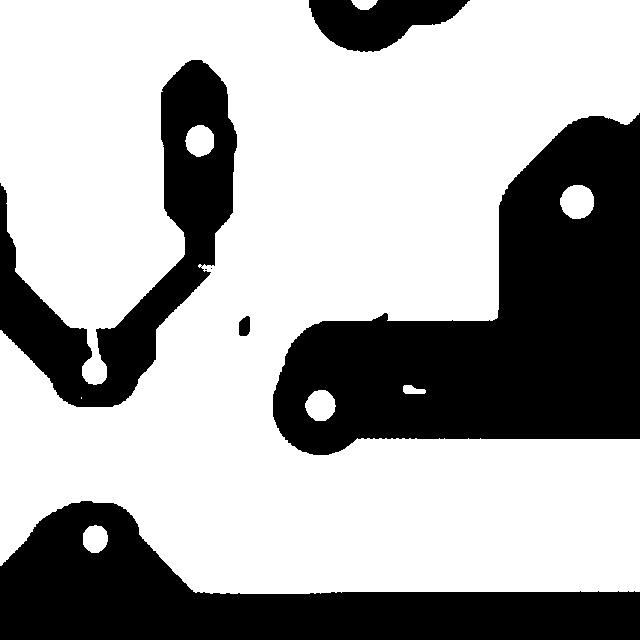
#> input picture apps/circuit-ai/assets/samples/curated/deeppcb_00041200_test.jpg, 640 x 640 px
$ python defect_detector.py ../../apps/circuit-ai/assets/samples/curated/deeppcb_00041200_test.jpg
#> lines starting #> are read from the running program, lines starting #| are printed output that depends on the picture; after the words box and inside, x2 and y2 are one past the last pixel; in counts of white or black regions, pixels touching at a corner belong together
"""
Defect Detection Module for PCB Inspection

Detects solder defects, component damage, substrate issues, and electrical hazards.
Supports YOLOv8 model + classical CV fallback for robustness.

Author: Dum-E Vision System
Version: 1.0.0
"""

import cv2
import numpy as np
import logging
from dataclasses import dataclass
from typing import List, Dict, Any, Tuple, Optional
from pathlib import Path

logger = logging.getLogger(__name__)


@dataclass
class DefectDetection:
    """Single defect detection result"""
    defect_type: str
    bbox: List[int]  # [x1, y1, x2, y2]
    confidence: float
    severity: float  # 0.0-1.0 (0=minor, 1=critical)
    component_id: Optional[str] = None
    description: str = ""
    repair_action: str = ""
    metadata: Dict[str, Any] = None

    def __post_init__(self):
        if self.metadata is None:
            self.metadata = {}


class DefectDetector:
    """
    Multi-modal PCB defect detector.

    Detects:
    - Solder defects (cold joints, bridges, insufficient, excess, tombstoning)
    - Component damage (cracks, burns, misalignment)
    - PCB substrate issues (broken traces, delamination, corrosion)
    - Electrical hazards (shorts, opens, ESD damage)
    """

    # Defect type definitions
    SOLDER_DEFECTS = [
        "cold_joint", "solder_bridge", "insufficient_solder",
        "excess_solder", "tombstoning"
    ]

    COMPONENT_DEFECTS = [
        "cracked_component", "burnt_component", "missing_component",
        "misaligned_component"
    ]

    SUBSTRATE_DEFECTS = [
        "broken_trace", "delamination", "corrosion", "contamination"
    ]

    ELECTRICAL_DEFECTS = [
        "short_circuit", "open_circuit", "esd_damage"
    ]

    def __init__(self, model_path: Optional[str] = None, use_classical_fallback: bool = True):
        """
        Initialize defect detector.

        Args:
            model_path: Path to trained YOLOv8 defect detection model (optional)
            use_classical_fallback: Enable classical CV methods if model fails
        """
        self.model = None
        self.use_classical_fallback = use_classical_fallback

        if model_path and Path(model_path).exists():
            try:
                from ultralytics import YOLO
                self.model = YOLO(model_path)
                logger.info(f"Loaded YOLO defect model: {model_path}")
            except Exception as e:
                logger.warning(f"Failed to load YOLO model: {e}. Using classical CV only.")
        else:
            logger.info("No YOLO model provided. Using classical CV detection.")

    def detect_defects(
        self,
        image: np.ndarray,
        component_detections: Optional[List[Dict]] = None,
        confidence_threshold: float = 0.5
    ) -> List[DefectDetection]:
        """
        Detect all defects in PCB image.

        Args:
            image: Input PCB image (BGR format)
            component_detections: Optional list of detected components for context
            confidence_threshold: Minimum confidence for YOLO detections

        Returns:
            List of DefectDetection objects
        """
        defects = []

        # Try YOLO model first
        if self.model is not None:
            try:
                yolo_defects = self._detect_with_yolo(image, confidence_threshold)
                defects.extend(yolo_defects)
                logger.debug(f"YOLO detected {len(yolo_defects)} defects")
            except Exception as e:
                logger.error(f"YOLO detection failed: {e}")

        # Classical CV detection (always run as supplement or fallback)
        if self.use_classical_fallback or self.model is None:
            classical_defects = self._detect_with_classical_cv(image, component_detections)
            defects.extend(classical_defects)
            logger.debug(f"Classical CV detected {len(classical_defects)} defects")

        # Remove duplicates (same defect detected by multiple methods)
        defects = self._deduplicate_detections(defects)

        logger.info(f"Total defects detected: {len(defects)}")
        return defects

    # [25 lines left out: function _detect_with_yolo, not called in this run]

    def _detect_with_classical_cv(
        self,
        image: np.ndarray,
        component_detections: Optional[List[Dict]] = None
    ) -> List[DefectDetection]:
        """Classical computer vision defect detection"""
        defects = []

        # Convert to different color spaces for analysis
        gray = cv2.cvtColor(image, cv2.COLOR_BGR2GRAY)
        hsv = cv2.cvtColor(image, cv2.COLOR_BGR2HSV)

        # Detect solder bridges (metallic bridges between pads)
        bridges = self._detect_solder_bridges(image, hsv)
        defects.extend(bridges)

        # Detect burns (dark charred areas)
        burns = self._detect_burns(image, hsv)
        defects.extend(burns)

        # Detect corrosion (green oxidation)
        corrosion = self._detect_corrosion(image, hsv)
        defects.extend(corrosion)

        # Detect broken traces (discontinuities in copper paths)
        broken_traces = self._detect_broken_traces(gray)
        defects.extend(broken_traces)

        # Detect missing components (if we have expected locations)
        if component_detections:
            missing = self._detect_missing_components(image, component_detections)
            defects.extend(missing)

        return defects

    def _detect_solder_bridges(self, image: np.ndarray, hsv: np.ndarray) -> List[DefectDetection]:
        """Detect solder bridges (shorts) between pads"""
        defects = []

        # Silver/metallic color range for solder
        lower_silver = np.array([0, 0, 150])
        upper_silver = np.array([180, 50, 255])

        mask = cv2.inRange(hsv, lower_silver, upper_silver)

        # Morphological operations to find bridges
        kernel = cv2.getStructuringElement(cv2.MORPH_RECT, (3, 1))
        bridges = cv2.morphologyEx(mask, cv2.MORPH_CLOSE, kernel, iterations=2)

        # Find connected components
        contours, _ = cv2.findContours(bridges, cv2.RETR_EXTERNAL, cv2.CHAIN_APPROX_SIMPLE)

        for cnt in contours:
            area = cv2.contourArea(cnt)

            # Filter by size (bridges are thin and elongated)
            if area < 10 or area > 500:
                continue

            x, y, w, h = cv2.boundingRect(cnt)
            aspect_ratio = max(w, h) / (min(w, h) + 1e-6)

            # Bridges are elongated (high aspect ratio)
            if aspect_ratio > 3.0:
                # Calculate confidence based on feature strength
                confidence = self._calculate_classical_confidence(
                    aspect_ratio=aspect_ratio,
                    area=area,
                    expected_aspect_min=3.0,
                    expected_aspect_max=15.0,
                    expected_area_min=15,
                    expected_area_max=300
                )

                defects.append(DefectDetection(
                    defect_type="solder_bridge",
                    bbox=[x, y, x + w, y + h],
                    confidence=confidence,
                    severity=0.9,  # Critical - causes shorts
                    description=f"Solder bridge detected (aspect ratio: {aspect_ratio:.1f})",
                    repair_action="Remove excess solder with desoldering wick",
                    metadata={"detector": "classical_cv", "area": area, "aspect_ratio": aspect_ratio}
                ))

        return defects

    def _detect_burns(self, image: np.ndarray, hsv: np.ndarray) -> List[DefectDetection]:
        """Detect burnt/charred components"""
        defects = []

        # Dark brown/black color range for burns
        lower_burn = np.array([0, 0, 0])
        upper_burn = np.array([180, 255, 80])

        mask = cv2.inRange(hsv, lower_burn, upper_burn)

        # Remove noise
        kernel = cv2.getStructuringElement(cv2.MORPH_ELLIPSE, (5, 5))
        mask = cv2.morphologyEx(mask, cv2.MORPH_OPEN, kernel)

        contours, _ = cv2.findContours(mask, cv2.RETR_EXTERNAL, cv2.CHAIN_APPROX_SIMPLE)

        for cnt in contours:
            area = cv2.contourArea(cnt)

            if area < 50 or area > 5000:
                continue

            x, y, w, h = cv2.boundingRect(cnt)

            # Check if area is actually dark (not just shadow)
            roi = image[y:y+h, x:x+w]
            mean_intensity = cv2.mean(cv2.cvtColor(roi, cv2.COLOR_BGR2GRAY))[0]

            if mean_intensity < 60:  # Very dark
                # Calculate confidence: darker = more confident it's a burn
                # Intensity 0-30 = high confidence, 30-60 = lower confidence
                intensity_confidence = max(0.5, 1.0 - (mean_intensity / 60.0) * 0.5)
                # Area in expected range boosts confidence
                area_confidence = 1.0 if 100 < area < 2000 else 0.8
                confidence = min(0.95, intensity_confidence * area_confidence)

                defects.append(DefectDetection(
                    defect_type="burnt_component",
                    bbox=[x, y, x + w, y + h],
                    confidence=confidence,
                    severity=0.85,  # High severity - component likely damaged
                    description=f"Burnt area detected (mean intensity: {mean_intensity:.1f})",
                    repair_action="Replace damaged component",
                    metadata={"detector": "classical_cv", "area": area, "intensity": mean_intensity}
                ))

        return defects

    def _detect_corrosion(self, image: np.ndarray, hsv: np.ndarray) -> List[DefectDetection]:
        """Detect green oxidation/corrosion"""
        defects = []

        # Green color range for copper oxidation
        lower_green = np.array([35, 40, 40])
        upper_green = np.array([85, 255, 255])

        mask = cv2.inRange(hsv, lower_green, upper_green)

        # Morphological cleanup
        kernel = cv2.getStructuringElement(cv2.MORPH_ELLIPSE, (3, 3))
        mask = cv2.morphologyEx(mask, cv2.MORPH_OPEN, kernel)

        contours, _ = cv2.findContours(mask, cv2.RETR_EXTERNAL, cv2.CHAIN_APPROX_SIMPLE)

        for cnt in contours:
            area = cv2.contourArea(cnt)

            if area < 20 or area > 2000:
                continue

            x, y, w, h = cv2.boundingRect(cnt)

            # Calculate confidence based on color saturation strength
            roi_hsv = hsv[y:y+h, x:x+w]
            mean_saturation = np.mean(roi_hsv[:, :, 1]) if roi_hsv.size > 0 else 0
            # Higher saturation = more confident it's true corrosion (not just green PCB)
            saturation_confidence = min(1.0, mean_saturation / 150.0)
            # Area in typical range boosts confidence
            area_confidence = 1.0 if 50 < area < 1000 else 0.75
            confidence = max(0.4, min(0.85, saturation_confidence * area_confidence))

            defects.append(DefectDetection(
                defect_type="corrosion",
                bbox=[x, y, x + w, y + h],
                confidence=confidence,
                severity=0.5,  # Medium - degrades over time
                description=f"Corrosion detected (area: {area} px)",
                repair_action="Clean with isopropyl alcohol, consider conformal coating",
                metadata={"detector": "classical_cv", "area": area, "saturation": mean_saturation}
            ))

        return defects

    def _detect_broken_traces(self, gray: np.ndarray) -> List[DefectDetection]:
        """Detect broken copper traces"""
        defects = []

        # Edge detection to find discontinuities
        edges = cv2.Canny(gray, 50, 150)

        # Dilate to connect nearby edges
        kernel = cv2.getStructuringElement(cv2.MORPH_RECT, (5, 5))
        dilated = cv2.dilate(edges, kernel, iterations=1)

        # Find lines (traces)
        lines = cv2.HoughLinesP(dilated, 1, np.pi/180, 50, minLineLength=30, maxLineGap=20)

        if lines is not None:
            for line in lines:
                x1, y1, x2, y2 = line[0]

                # Check for abrupt endings (potential breaks)
                # This is a simplified heuristic - real breaks need more sophisticated analysis
                length = np.sqrt((x2 - x1)**2 + (y2 - y1)**2)

                # Look for short isolated segments (potential break indicators)
                if 30 < length < 100:
                    # Calculate confidence based on segment characteristics
                    # Longer isolated segments in the valid range are more suspicious
                    length_factor = (length - 30) / 70.0  # 0 at 30px, 1 at 100px
                    # Base confidence is low (0.35-0.55) because trace detection is inherently noisy
                    confidence = 0.35 + (length_factor * 0.2)

                    defects.append(DefectDetection(
                        defect_type="broken_trace",
                        bbox=[min(x1, x2)-5, min(y1, y2)-5, max(x1, x2)+5, max(y1, y2)+5],
                        confidence=confidence,
                        severity=0.95,  # Critical if real
                        description=f"Potential trace break (length: {length:.1f} px)",
                        repair_action="Verify with multimeter, repair with solder jumper wire",
                        metadata={"detector": "classical_cv", "length": length}
                    ))

        return defects

    # [18 lines left out: function _detect_missing_components, not called in this run]

    def _deduplicate_detections(self, defects: List[DefectDetection]) -> List[DefectDetection]:
        """Remove duplicate detections from multiple detectors"""
        if len(defects) <= 1:
            return defects

        unique_defects = []

        for defect in defects:
            # Check if this defect overlaps significantly with existing ones
            is_duplicate = False

            for existing in unique_defects:
                iou = self._calculate_iou(defect.bbox, existing.bbox)

                # If high overlap and same type, it's a duplicate
                if iou > 0.5 and defect.defect_type == existing.defect_type:
                    # Keep the one with higher confidence
                    if defect.confidence > existing.confidence:
                        unique_defects.remove(existing)
                        unique_defects.append(defect)
                    is_duplicate = True
                    break

            if not is_duplicate:
                unique_defects.append(defect)

        return unique_defects

    def _calculate_iou(self, bbox1: List[int], bbox2: List[int]) -> float:
        """Calculate Intersection over Union between two bounding boxes"""
        x1_min, y1_min, x1_max, y1_max = bbox1
        x2_min, y2_min, x2_max, y2_max = bbox2

        # Intersection
        x_inter_min = max(x1_min, x2_min)
        y_inter_min = max(y1_min, y2_min)
        x_inter_max = min(x1_max, x2_max)
        y_inter_max = min(y1_max, y2_max)

        if x_inter_max < x_inter_min or y_inter_max < y_inter_min:
            return 0.0

        inter_area = (x_inter_max - x_inter_min) * (y_inter_max - y_inter_min)

        # Union
        bbox1_area = (x1_max - x1_min) * (y1_max - y1_min)
        bbox2_area = (x2_max - x2_min) * (y2_max - y2_min)
        union_area = bbox1_area + bbox2_area - inter_area

        return inter_area / union_area if union_area > 0 else 0.0

    # [103 lines left out: functions _calculate_classical_confidence, _estimate_severity, _suggest_repair, not called in this run]


if __name__ == "__main__":
    # Quick test
    import sys

    if len(sys.argv) > 1:
        image_path = sys.argv[1]
        image = cv2.imread(image_path)
#> image is the input picture: shape (640, 640, 3); min 0, max 255, mean 168.8

        if image is None:
            print(f"Error: Could not load image {image_path}")
            sys.exit(1)

        detector = DefectDetector()
        defects = detector.detect_defects(image)
#> in _detect_with_classical_cv, `hsv = cv2.cvtColor(image, cv2.COLOR_BGR2HSV)`: hsv: shape (640, 640, 3); mean H, S, V 0, 0, 168.8
#> in _detect_solder_bridges, `mask = cv2.inRange(hsv, lower_silver, upper_silver)`: mask: shape (640, 640); 66.2% white; 7 black regions (2 under 20 px), largest, box (x1, y1, x2, y2) and area: (273, 113, 640, 455) 66691, (0, 501, 640, 640) 41695, (0, 60, 237, 407) 24727, (309, 0, 470, 52) 5223, (239, 316, 250, 336) 188
#> in _detect_solder_bridges, `bridges = cv2.morphologyEx(mask, cv2.MORPH_CLOSE, kernel, iterations=2)`: bridges: shape (640, 640); 66.2% white; 5 black regions
#> in _detect_solder_bridges, `contours, _ = cv2.findContours(bridges, cv2.RETR_EXTERNAL, cv2.CHAIN_A..`: contours = 8 contours, 1 with area under 20; largest, box (x1, y1, x2, y2) and area: (0, 0, 640, 594) 266028, (560, 185, 594, 219) 870, (305, 390, 336, 421) 690, (185, 125, 214, 157) 677, (83, 525, 108, 553) 520, (351, 0, 378, 10) 166, (403, 385, 426, 394) 126
#> the loop in _detect_solder_bridges, `for cnt in contours:` made 8 passes
#> area on passes 1, 3, 5, 6, 8: 520.5, 690.5, 869.5, 677, 266028.5
#> (area, x, y, w, h, aspect_ratio) on passes 4, 7: (125.5, 403, 385, 23, 9, 2.56), (166.5, 351, 0, 27, 10, 2.7)
#> after the loop in _detect_solder_bridges, `for cnt in contours:`: defects = []
#> in _detect_burns, `mask = cv2.inRange(hsv, lower_burn, upper_burn)`:
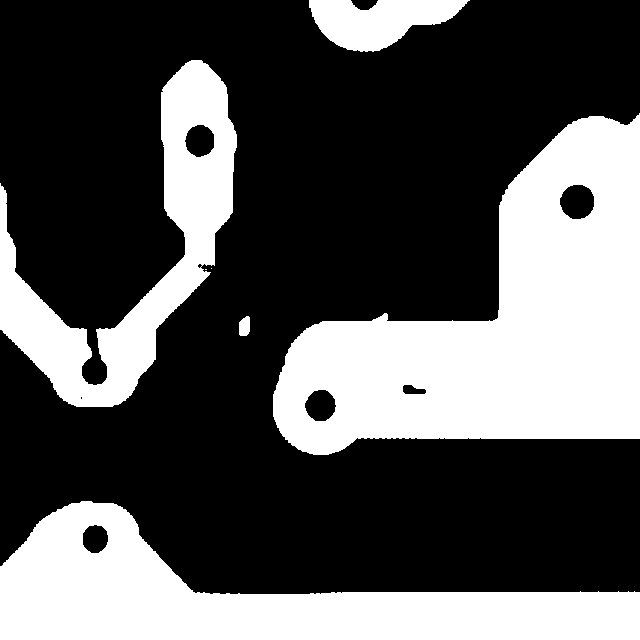
#> mask: shape (640, 640); 33.8% white; 7 white regions (2 under 20 px), largest, box (x1, y1, x2, y2) and area: (273, 113, 640, 455) 66691, (0, 501, 640, 640) 41695, (0, 60, 237, 407) 24727, (309, 0, 470, 52) 5223, (239, 316, 250, 336) 188
#> in _detect_burns, `mask = cv2.morphologyEx(mask, cv2.MORPH_OPEN, kernel)`: mask: shape (640, 640); 33.8% white; 5 white regions
#> in _detect_burns, `contours, _ = cv2.findContours(mask, cv2.RETR_EXTERNAL, cv2.CHAIN_APPR..`: contours = 5 contours; box (x1, y1, x2, y2) and area: (273, 114, 640, 455) 67840, (0, 501, 640, 640) 41523, (0, 60, 237, 407) 24784, (309, 0, 468, 52) 5037, (239, 316, 250, 336) 160
#> the loop in _detect_burns, `for cnt in contours:` made 5 passes
#> area on passes 1, 3, 4, 5: 41523, 67840, 24784, 5037
#> after the loop in _detect_burns, `for cnt in contours:`: defects = 1 item
#> in _detect_corrosion, `mask = cv2.inRange(hsv, lower_green, upper_green)`: mask: shape (640, 640); every value is 0
#> in _detect_corrosion, `contours, _ = cv2.findContours(mask, cv2.RETR_EXTERNAL, cv2.CHAIN_APPR..`: contours = []
#> in _detect_broken_traces, `edges = cv2.Canny(gray, 50, 150)`:
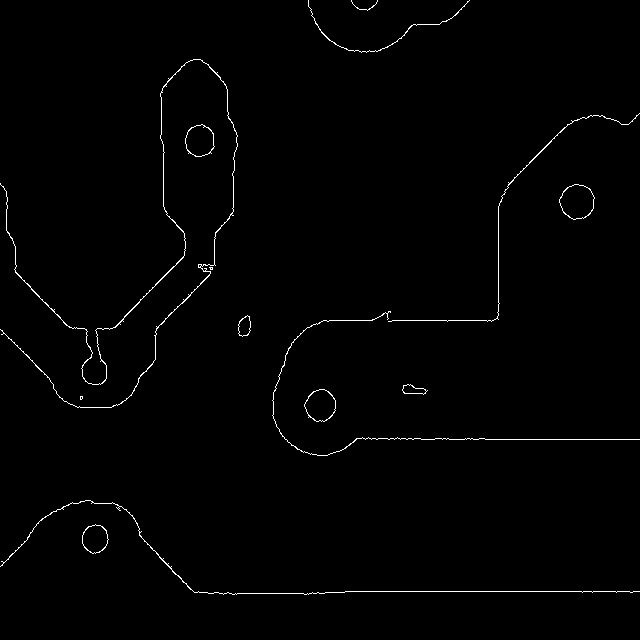
#> edges: shape (640, 640); 0.96% white in thin lines or dots
#> in _detect_broken_traces, `dilated = cv2.dilate(edges, kernel, iterations=1)`:
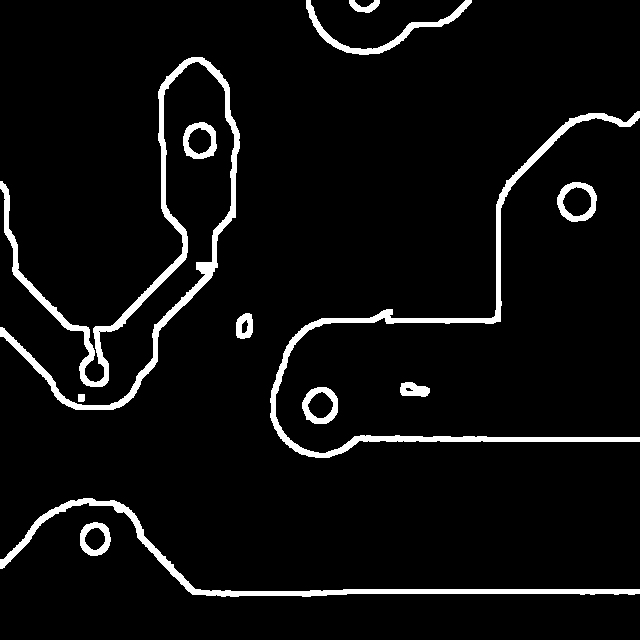
#> dilated: shape (640, 640); 5.4% white; 12 white regions, largest, box (x1, y1, x2, y2) and area: (0, 57, 240, 410) 7691, (270, 111, 640, 458) 5727, (0, 498, 640, 597) 4078
#> in _detect_broken_traces, `lines = cv2.HoughLinesP(dilated, 1, np.pi/180, 50, minLineLength=30, m..`: lines = 206 rows, first 6: [190, 592, 639, 592], [188, 591, 639, 591], [191, 593, 639, 593], [351, 439, 639, 439], [80, 363, 186, 257], [353, 437, 639, 437]
#> the loop in _detect_broken_traces, `for line in lines:` made 206 passes
#> (x1, y1, x2, y2, length, length_factor, confidence) on passes 17, 18, 20, 21, 24, 25, 26, 28, 31, 34, 39, 40: (153, 342, 186, 292, 59.91, 0.427, 0.435), (124, 404, 157, 351, 62.43, 0.463, 0.443), (212, 240, 235, 203, 43.57, 0.194, 0.389), (19, 551, 42, 515, 42.72, 0.182, 0.386), (194, 294, 216, 259, 41.34, 0.162, 0.382), (119, 407, 157, 348, 70.18, 0.574, 0.465), (153, 339, 175, 304, 41.34, 0.162, 0.382), (10, 561, 36, 520, 48.55, 0.265, 0.403), (502, 189, 562, 125, 87.73, 0.825, 0.515), (161, 200, 187, 237, 45.22, 0.217, 0.393), (437, 322, 493, 322, 56, 0.371, 0.424), (272, 388, 280, 438, 50.64, 0.295, 0.409)
#> (x1, y1, x2, y2, length, length_factor) on pass 107: (224, 79, 239, 138, 60.88, 0.441)
#> after the loop in _detect_broken_traces, `for line in lines:`: defects = 161 items
#> in detect_defects, `classical_defects = self._detect_with_classical_cv(image, component_de..`: classical_defects = 162 items
#> the loop in _deduplicate_detections, `for defect in defects:` made 162 passes

        print(f"\nDetected {len(defects)} defects:")
#| Detected 80 defects:
        for i, defect in enumerate(defects, 1):
            print(f"\n{i}. {defect.defect_type}")
            print(f"   Severity: {defect.severity:.2f}")
            print(f"   Confidence: {defect.confidence:.2f}")
            print(f"   Repair: {defect.repair_action}")
#> this loop made 80 passes
#> (printed output is left out)
    else:
        print("Usage: python defect_detector.py <image_path>")
